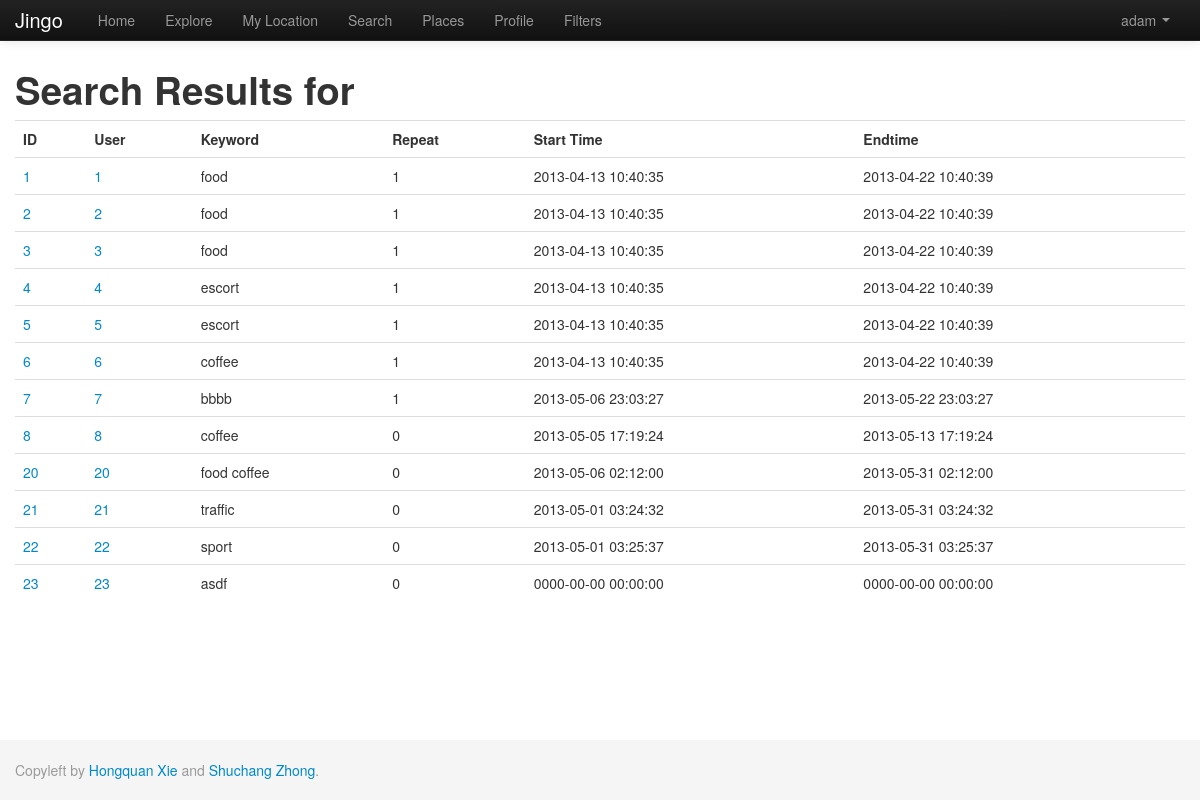
The page /index.php/search/note (signed in) on the database its author committed.
### tables this page shows
CREATE TABLE IF NOT EXISTS `note` (
  `nid` int(11) NOT NULL AUTO_INCREMENT,
  `uid` int(11) DEFAULT NULL,
  `pid` int(11) DEFAULT NULL,
  `text_body` varchar(1000) DEFAULT NULL,
  `keyword` varchar(200) DEFAULT NULL,
  `dt_inserted` datetime DEFAULT NULL,
  `dt_edited` timestamp NOT NULL DEFAULT CURRENT_TIMESTAMP,
  `active` tinyint(1) NOT NULL DEFAULT '1',
  `s_from` datetime DEFAULT '0000-00-00 00:00:00',
  `s_to` datetime DEFAULT '0000-00-00 00:00:00',
  `repeat_flag` tinyint(1) DEFAULT '0',
  `sunday` tinyint(1) DEFAULT '0',
  `monday` tinyint(1) DEFAULT '0',
  `tuesday` tinyint(1) DEFAULT '0',
  `wednesday` tinyint(1) DEFAULT '0',
  `thursday` tinyint(1) DEFAULT '0',
  `friday` tinyint(1) DEFAULT '0',
  `saturday` tinyint(1) DEFAULT '0',
  `public` tinyint(1) NOT NULL,
  PRIMARY KEY (`nid`)
);

### application/controllers/search.php (called while the page is built, shortened)
<?php
class Search extends CI_Controller{
    public function __construct(){
        $this->load->helper('view_helper');
        $this->load->view('header');
    }
    public function note(){
    	$q = $this->input->post('q_note');
    	$this->load->model('Note');
    	$this->Note->searchQ = $q;
    	$data['notes'] = $this->Note->get();
    	$data['q'] = $q;
    	$this->load->view('search_note',$data);
    	$this->load->view('footer');
    }
}

### index.php (called while the page is built, shortened)
<?php
require_once BASEPATH.'core/CodeIgniter.php';

### application/models/note.php (called while the page is built, shortened)
<?php
class Note extends CI_Model {
    function get($params=null){
		$this->db->select('*,note.dt_inserted as note_dt_inserted');
		$this->db->from('note');
		$this->db->join('user','user.uid=note.uid');
		$this->db->join('place','place.pid=note.pid');
		$where = ' 1=1 ';
		$newString ='and (note.public = 1 or (note.public = 0 and note.uid in (select current_u from follow where active = "1" and followed_user ='.$_SESSION['user']['uid'].' )))';
		$where .= $newString;
		if(isset($this->searchQ)){
			$q = $this->db->escape('%'.$this->searchQ.'%');
			$where .= " AND ((LOWER(note.text_body) LIKE $q) OR (LOWER(note.keyword) LIKE $q)) ";
		}
		if($params){
			$params['note.active']=1;
			$this->db->where($params);
		}else
			$this->db->where($where, null, false);
		$query = $this->db->get();
        return $query->result_array();
    }
}

### application/views/search_note.php (the view)
<table id="search_note" class="table table-hover">
	<tbody>
	<h1>Search Results for <span style="color:#ff0000"><?php echo $q;?></span><h1>
<?php	if($notes){ ?>
			<th>ID</th>
			<th>User</th>
			<th>Keyword</th>
			<th>Repeat</th>
			<th>Start Time</th>
			<th>Endtime</th>
<?php		foreach($notes as $note){
?>				<tr>
					<td><a href="/trunk/index.php/note?nid=<?php echo $note['nid'];?>" ><?php echo $note['nid'];?></a></td>
					<td><a href="/trunk/index.php/user?uid=<?php echo $note['uid'];?>"><?php echo $note['nid'];?></a></td>
					<td><?php echo $note['keyword'];?></td>
					<td><?php echo $note['repeat_flag'];?></td>
					<td><?php echo $note['s_from'];?></td>
					<td><?php echo $note['s_to'];?></td>
				</tr>
<?php }}else{
?>			<tr><div style="color:#ff0000">No results</div></tr>
<?php }?>
	</tbody>
</table>

### rows shown on the page
note: nid "1", keyword "food", repeat_flag "1", s_from "2013-04-13 10:40:35", s_to "2013-04-22 10:40:39"
note: nid "2", keyword "food", repeat_flag "1", s_from "2013-04-13 10:40:35", s_to "2013-04-22 10:40:39"
note: nid "3", keyword "food", repeat_flag "1", s_from "2013-04-13 10:40:35", s_to "2013-04-22 10:40:39"
note: nid "4", keyword "escort", repeat_flag "1", s_from "2013-04-13 10:40:35", s_to "2013-04-22 10:40:39"
note: nid "5", keyword "escort", repeat_flag "1", s_from "2013-04-13 10:40:35", s_to "2013-04-22 10:40:39"
note: nid "6", keyword "coffee", repeat_flag "1", s_from "2013-04-13 10:40:35", s_to "2013-04-22 10:40:39"
note: nid "7", keyword "bbbb", repeat_flag "1", s_from "2013-05-06 23:03:27", s_to "2013-05-22 23:03:27"
note: nid "8", keyword "coffee", repeat_flag "0", s_from "2013-05-05 17:19:24", s_to "2013-05-13 17:19:24"
note: nid "20", keyword "food coffee", repeat_flag "0", s_from "2013-05-06 02:12:00", s_to "2013-05-31 02:12:00"
note: nid "21", keyword "traffic", repeat_flag "0", s_from "2013-05-01 03:24:32", s_to "2013-05-31 03:24:32"
note: nid "22", keyword "sport", repeat_flag "0", s_from "2013-05-01 03:25:37", s_to "2013-05-31 03:25:37"
note: nid "23", keyword "asdf", repeat_flag "0", s_from "0000-00-00 00:00:00", s_to "0000-00-00 00:00:00"

### other values the page prints
$_SESSION['user']['uname'] "adam"
